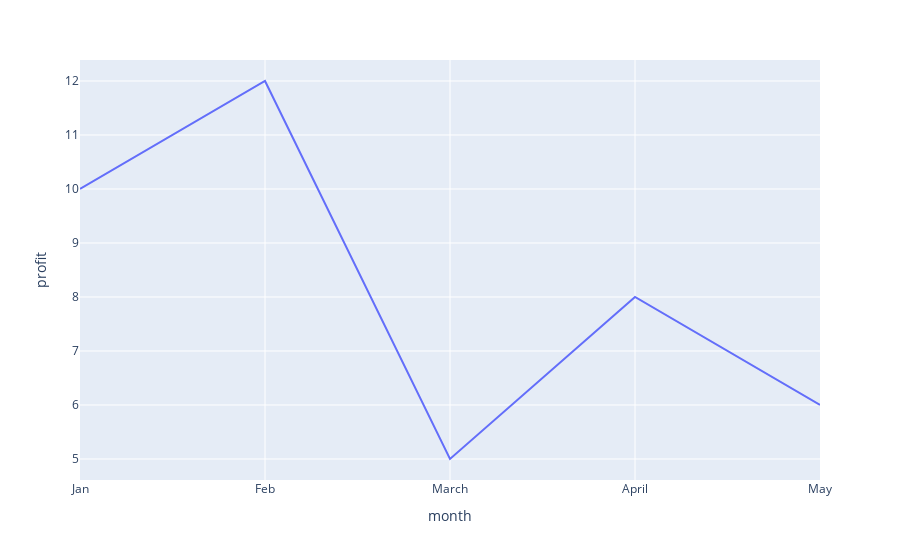

Notebook source saved alongside this figure:
### Code cell
ex.line(df, x = "month", y = "profit")

### Figure 1 — Plotly figure (JSON) as saved in the notebook; plotly's stock layout.template omitted (floating-point values rounded to 4 significant figures)
{"data": [{"hovertemplate": "month=%{x}<br>profit=%{y}<extra></extra>", "legendgroup": "", "line": {"color": "#636efa", "dash": "solid"}, "marker": {"symbol": "circle"}, "mode": "lines", "name": "", "orientation": "v", "showlegend": false, "type": "scatter", "x": ["Jan", "Feb", "March", "April", "May"], "xaxis": "x", "y": [10, 12, 5, 8, 6], "yaxis": "y"}], "layout": {"autosize": true, "legend": {"tracegroupgap": 0}, "margin": {"t": 60}, "xaxis": {"anchor": "y", "autorange": true, "domain": [0, 1], "range": [0, 4], "title": {"text": "month"}, "type": "category"}, "yaxis": {"anchor": "x", "autorange": true, "domain": [0, 1], "range": [4.611, 12.39], "title": {"text": "profit"}, "type": "linear"}}}
